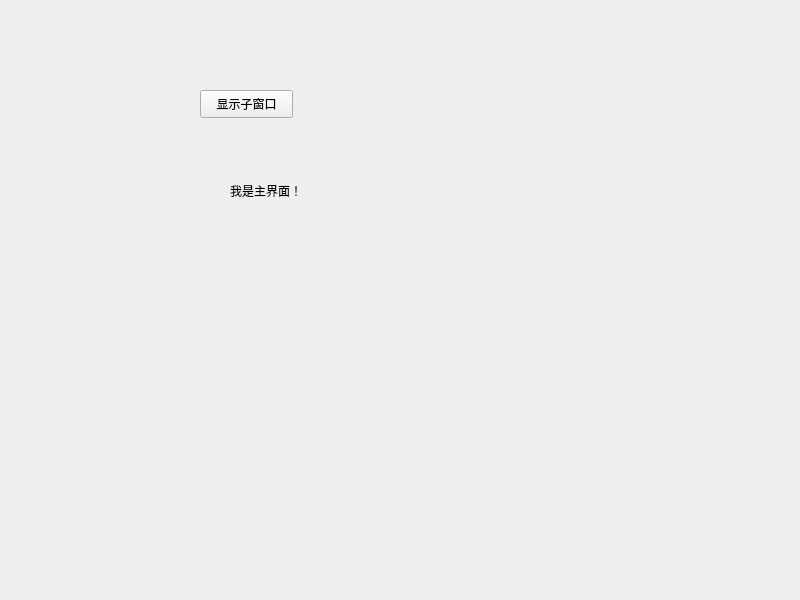
<?xml version="1.0" encoding="UTF-8"?>
<ui version="4.0">
 <class>MyWidget</class>
 <widget class="QWidget" name="MyWidget">
  <property name="geometry">
   <rect>
    <x>0</x>
    <y>0</y>
    <width>800</width>
    <height>600</height>
   </rect>
  </property>
  <property name="windowTitle">
   <string>MyWidget</string>
  </property>
  <widget class="QLabel" name="label">
   <property name="geometry">
    <rect>
     <x>230</x>
     <y>180</y>
     <width>121</width>
     <height>21</height>
    </rect>
   </property>
   <property name="text">
    <string>我是主界面！</string>
   </property>
  </widget>
  <widget class="QPushButton" name="showChildButton">
   <property name="geometry">
    <rect>
     <x>200</x>
     <y>90</y>
     <width>93</width>
     <height>28</height>
    </rect>
   </property>
   <property name="text">
    <string>显示子窗口</string>
   </property>
  </widget>
 </widget>
 <resources/>
 <connections/>
</ui>
